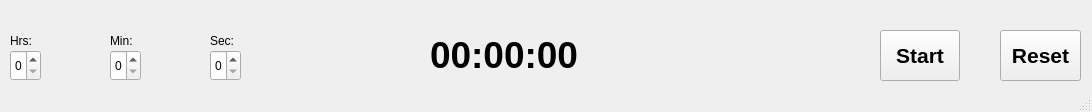
<?xml version="1.0" encoding="UTF-8"?>
<ui version="4.0">
 <class>MainWindow</class>
 <widget class="QMainWindow" name="MainWindow">
  <property name="geometry">
   <rect>
    <x>0</x>
    <y>0</y>
    <width>1092</width>
    <height>112</height>
   </rect>
  </property>
  <property name="windowTitle">
   <string>Egg Timer</string>
  </property>
  <property name="windowIcon">
   <iconset theme="QIcon::ThemeIcon::MediaOptical"/>
  </property>
  <widget class="QWidget" name="centralwidget">
   <widget class="QPushButton" name="startBtn">
    <property name="enabled">
     <bool>true</bool>
    </property>
    <property name="geometry">
     <rect>
      <x>880</x>
      <y>30</y>
      <width>80</width>
      <height>51</height>
     </rect>
    </property>
    <property name="font">
     <font>
      <pointsize>16</pointsize>
      <bold>true</bold>
     </font>
    </property>
    <property name="text">
     <string>Start</string>
    </property>
   </widget>
   <widget class="QPushButton" name="resetBtn">
    <property name="geometry">
     <rect>
      <x>1000</x>
      <y>30</y>
      <width>81</width>
      <height>51</height>
     </rect>
    </property>
    <property name="font">
     <font>
      <pointsize>16</pointsize>
      <bold>true</bold>
     </font>
    </property>
    <property name="text">
     <string>Reset</string>
    </property>
   </widget>
   <widget class="QLabel" name="hrsLabel">
    <property name="geometry">
     <rect>
      <x>10</x>
      <y>30</y>
      <width>21</width>
      <height>21</height>
     </rect>
    </property>
    <property name="text">
     <string>Hrs:</string>
    </property>
   </widget>
   <widget class="QLabel" name="minLabel">
    <property name="geometry">
     <rect>
      <x>110</x>
      <y>30</y>
      <width>31</width>
      <height>21</height>
     </rect>
    </property>
    <property name="text">
     <string>Min:</string>
    </property>
   </widget>
   <widget class="QLabel" name="secLabel">
    <property name="geometry">
     <rect>
      <x>210</x>
      <y>30</y>
      <width>31</width>
      <height>21</height>
     </rect>
    </property>
    <property name="text">
     <string>Sec:</string>
    </property>
   </widget>
   <widget class="QSpinBox" name="hrsSpinbox">
    <property name="geometry">
     <rect>
      <x>10</x>
      <y>50</y>
      <width>31</width>
      <height>31</height>
     </rect>
    </property>
   </widget>
   <widget class="QSpinBox" name="minSpinbox">
    <property name="geometry">
     <rect>
      <x>110</x>
      <y>50</y>
      <width>31</width>
      <height>31</height>
     </rect>
    </property>
   </widget>
   <widget class="QSpinBox" name="secSpinbox">
    <property name="geometry">
     <rect>
      <x>210</x>
      <y>50</y>
      <width>31</width>
      <height>31</height>
     </rect>
    </property>
   </widget>
   <widget class="QLabel" name="label">
    <property name="geometry">
     <rect>
      <x>430</x>
      <y>10</y>
      <width>281</width>
      <height>91</height>
     </rect>
    </property>
    <property name="text">
     <string>&lt;html&gt;&lt;head/&gt;&lt;body&gt;&lt;p&gt;&lt;span style=&quot; font-size:28pt; font-weight:700;&quot;&gt;00:00:00&lt;/span&gt;&lt;/p&gt;&lt;/body&gt;&lt;/html&gt;</string>
    </property>
   </widget>
  </widget>
  <widget class="QStatusBar" name="statusbar"/>
 </widget>
 <resources/>
 <connections/>
</ui>
